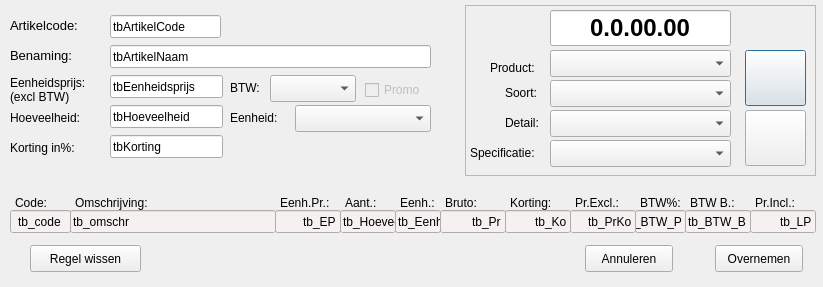
<?xml version="1.0" encoding="UTF-8"?>
<ui version="4.0">
 <class>FactuurRegel</class>
 <widget class="QDialog" name="FactuurRegel">
  <property name="geometry">
   <rect>
    <x>0</x>
    <y>0</y>
    <width>823</width>
    <height>287</height>
   </rect>
  </property>
  <property name="windowTitle">
   <string>Dialog</string>
  </property>
  <widget class="QFrame" name="frameArtikel">
   <property name="geometry">
    <rect>
     <x>465</x>
     <y>5</y>
     <width>351</width>
     <height>171</height>
    </rect>
   </property>
   <property name="frameShape">
    <enum>QFrame::StyledPanel</enum>
   </property>
   <property name="frameShadow">
    <enum>QFrame::Raised</enum>
   </property>
   <widget class="QLineEdit" name="tbArtikelnummer">
    <property name="geometry">
     <rect>
      <x>85</x>
      <y>5</y>
      <width>181</width>
      <height>36</height>
     </rect>
    </property>
    <property name="font">
     <font>
      <pointsize>18</pointsize>
      <weight>75</weight>
      <bold>true</bold>
     </font>
    </property>
    <property name="styleSheet">
     <string notr="true"/>
    </property>
    <property name="inputMask">
     <string>N.N.NN.NN</string>
    </property>
    <property name="text">
     <string>0.0.00.00</string>
    </property>
    <property name="alignment">
     <set>Qt::AlignCenter</set>
    </property>
   </widget>
   <widget class="QComboBox" name="cbxProduct">
    <property name="geometry">
     <rect>
      <x>85</x>
      <y>45</y>
      <width>181</width>
      <height>27</height>
     </rect>
    </property>
   </widget>
   <widget class="QComboBox" name="cbxSoort">
    <property name="geometry">
     <rect>
      <x>85</x>
      <y>75</y>
      <width>181</width>
      <height>27</height>
     </rect>
    </property>
   </widget>
   <widget class="QLabel" name="lbSoort">
    <property name="geometry">
     <rect>
      <x>40</x>
      <y>80</y>
      <width>61</width>
      <height>15</height>
     </rect>
    </property>
    <property name="text">
     <string>Soort:</string>
    </property>
   </widget>
   <widget class="QComboBox" name="cbxDetail">
    <property name="geometry">
     <rect>
      <x>85</x>
      <y>105</y>
      <width>181</width>
      <height>27</height>
     </rect>
    </property>
   </widget>
   <widget class="QComboBox" name="cbxSpecificatie">
    <property name="geometry">
     <rect>
      <x>85</x>
      <y>135</y>
      <width>181</width>
      <height>27</height>
     </rect>
    </property>
   </widget>
   <widget class="QLabel" name="lbDetail">
    <property name="geometry">
     <rect>
      <x>40</x>
      <y>110</y>
      <width>61</width>
      <height>15</height>
     </rect>
    </property>
    <property name="text">
     <string>Detail:</string>
    </property>
   </widget>
   <widget class="QLabel" name="lbSpecificatie">
    <property name="geometry">
     <rect>
      <x>5</x>
      <y>140</y>
      <width>81</width>
      <height>16</height>
     </rect>
    </property>
    <property name="text">
     <string>Specificatie:</string>
    </property>
   </widget>
   <widget class="QLabel" name="lbProduct">
    <property name="geometry">
     <rect>
      <x>25</x>
      <y>55</y>
      <width>61</width>
      <height>15</height>
     </rect>
    </property>
    <property name="text">
     <string>Product:</string>
    </property>
   </widget>
   <widget class="QPushButton" name="btnZoek_Art">
    <property name="geometry">
     <rect>
      <x>280</x>
      <y>45</y>
      <width>61</width>
      <height>56</height>
     </rect>
    </property>
    <property name="text">
     <string/>
    </property>
    <property name="icon">
     <iconset resource="../resource.qrc">
      <normaloff>:/icons/icons/zoom.png</normaloff>:/icons/icons/zoom.png</iconset>
    </property>
   </widget>
   <widget class="QPushButton" name="btnWis_Art">
    <property name="geometry">
     <rect>
      <x>280</x>
      <y>105</y>
      <width>61</width>
      <height>56</height>
     </rect>
    </property>
    <property name="text">
     <string/>
    </property>
    <property name="icon">
     <iconset resource="../resource.qrc">
      <normaloff>:/icons/icons/draw_eraser.png</normaloff>:/icons/icons/draw_eraser.png</iconset>
    </property>
   </widget>
  </widget>
  <widget class="QLineEdit" name="tbArtikelNaam">
   <property name="geometry">
    <rect>
     <x>110</x>
     <y>45</y>
     <width>321</width>
     <height>23</height>
    </rect>
   </property>
   <property name="text">
    <string>tbArtikelNaam</string>
   </property>
  </widget>
  <widget class="QLabel" name="lbArtikelnummer">
   <property name="geometry">
    <rect>
     <x>10</x>
     <y>45</y>
     <width>81</width>
     <height>21</height>
    </rect>
   </property>
   <property name="font">
    <font>
     <pointsize>10</pointsize>
     <weight>50</weight>
     <bold>false</bold>
    </font>
   </property>
   <property name="styleSheet">
    <string notr="true"/>
   </property>
   <property name="text">
    <string>Benaming:</string>
   </property>
  </widget>
  <widget class="QLabel" name="lbArtikelCode">
   <property name="geometry">
    <rect>
     <x>10</x>
     <y>15</y>
     <width>86</width>
     <height>21</height>
    </rect>
   </property>
   <property name="font">
    <font>
     <pointsize>10</pointsize>
     <weight>50</weight>
     <bold>false</bold>
    </font>
   </property>
   <property name="styleSheet">
    <string notr="true"/>
   </property>
   <property name="text">
    <string>Artikelcode:</string>
   </property>
  </widget>
  <widget class="QLineEdit" name="tbArtikelCode">
   <property name="geometry">
    <rect>
     <x>110</x>
     <y>15</y>
     <width>111</width>
     <height>23</height>
    </rect>
   </property>
   <property name="text">
    <string>tbArtikelCode</string>
   </property>
  </widget>
  <widget class="QLabel" name="lbEenheidsprijs">
   <property name="geometry">
    <rect>
     <x>10</x>
     <y>75</y>
     <width>96</width>
     <height>31</height>
    </rect>
   </property>
   <property name="text">
    <string>&lt;html&gt;&lt;head/&gt;&lt;body&gt;&lt;p&gt;Eenheidsprijs:&lt;br/&gt;(excl BTW)&lt;/p&gt;&lt;/body&gt;&lt;/html&gt;</string>
   </property>
  </widget>
  <widget class="QLineEdit" name="tbEenheidsprijs">
   <property name="geometry">
    <rect>
     <x>110</x>
     <y>75</y>
     <width>113</width>
     <height>23</height>
    </rect>
   </property>
   <property name="text">
    <string>tbEenheidsprijs</string>
   </property>
  </widget>
  <widget class="QLabel" name="lbBTW">
   <property name="geometry">
    <rect>
     <x>230</x>
     <y>80</y>
     <width>41</width>
     <height>16</height>
    </rect>
   </property>
   <property name="text">
    <string>BTW:</string>
   </property>
  </widget>
  <widget class="QComboBox" name="cbxBTW">
   <property name="geometry">
    <rect>
     <x>270</x>
     <y>75</y>
     <width>86</width>
     <height>27</height>
    </rect>
   </property>
  </widget>
  <widget class="QLabel" name="lbHoeveelheid">
   <property name="geometry">
    <rect>
     <x>10</x>
     <y>110</y>
     <width>96</width>
     <height>16</height>
    </rect>
   </property>
   <property name="text">
    <string>Hoeveelheid:</string>
   </property>
  </widget>
  <widget class="QLineEdit" name="tbHoeveelheid">
   <property name="geometry">
    <rect>
     <x>110</x>
     <y>105</y>
     <width>113</width>
     <height>23</height>
    </rect>
   </property>
   <property name="text">
    <string>tbHoeveelheid</string>
   </property>
  </widget>
  <widget class="QLabel" name="lbEenheid">
   <property name="geometry">
    <rect>
     <x>230</x>
     <y>110</y>
     <width>61</width>
     <height>15</height>
    </rect>
   </property>
   <property name="text">
    <string>Eenheid:</string>
   </property>
  </widget>
  <widget class="QCheckBox" name="cbPromo">
   <property name="enabled">
    <bool>false</bool>
   </property>
   <property name="geometry">
    <rect>
     <x>365</x>
     <y>80</y>
     <width>71</width>
     <height>20</height>
    </rect>
   </property>
   <property name="text">
    <string>Promo</string>
   </property>
  </widget>
  <widget class="QComboBox" name="cbxEenheid">
   <property name="geometry">
    <rect>
     <x>295</x>
     <y>105</y>
     <width>136</width>
     <height>27</height>
    </rect>
   </property>
  </widget>
  <widget class="QLabel" name="lbKorting">
   <property name="geometry">
    <rect>
     <x>10</x>
     <y>140</y>
     <width>101</width>
     <height>16</height>
    </rect>
   </property>
   <property name="text">
    <string>Korting in%:</string>
   </property>
  </widget>
  <widget class="QLineEdit" name="tbKorting">
   <property name="geometry">
    <rect>
     <x>110</x>
     <y>135</y>
     <width>113</width>
     <height>23</height>
    </rect>
   </property>
   <property name="text">
    <string>tbKorting</string>
   </property>
  </widget>
  <widget class="QLineEdit" name="tb_code">
   <property name="enabled">
    <bool>true</bool>
   </property>
   <property name="geometry">
    <rect>
     <x>10</x>
     <y>210</y>
     <width>61</width>
     <height>23</height>
    </rect>
   </property>
   <property name="font">
    <font>
     <pointsize>9</pointsize>
    </font>
   </property>
   <property name="styleSheet">
    <string notr="true">background-color: rgb(245, 241, 241);</string>
   </property>
   <property name="text">
    <string>tb_code</string>
   </property>
   <property name="cursorPosition">
    <number>0</number>
   </property>
   <property name="alignment">
    <set>Qt::AlignCenter</set>
   </property>
   <property name="readOnly">
    <bool>true</bool>
   </property>
  </widget>
  <widget class="QLineEdit" name="tb_omschr">
   <property name="enabled">
    <bool>true</bool>
   </property>
   <property name="geometry">
    <rect>
     <x>70</x>
     <y>210</y>
     <width>206</width>
     <height>23</height>
    </rect>
   </property>
   <property name="font">
    <font>
     <pointsize>9</pointsize>
    </font>
   </property>
   <property name="styleSheet">
    <string notr="true">background-color: rgb(245, 241, 241);</string>
   </property>
   <property name="text">
    <string>tb_omschr</string>
   </property>
   <property name="cursorPosition">
    <number>0</number>
   </property>
   <property name="readOnly">
    <bool>true</bool>
   </property>
  </widget>
  <widget class="QLineEdit" name="tb_EP">
   <property name="enabled">
    <bool>true</bool>
   </property>
   <property name="geometry">
    <rect>
     <x>275</x>
     <y>210</y>
     <width>66</width>
     <height>23</height>
    </rect>
   </property>
   <property name="font">
    <font>
     <pointsize>9</pointsize>
    </font>
   </property>
   <property name="styleSheet">
    <string notr="true">background-color: rgb(245, 241, 241);</string>
   </property>
   <property name="text">
    <string>tb_EP</string>
   </property>
   <property name="cursorPosition">
    <number>0</number>
   </property>
   <property name="alignment">
    <set>Qt::AlignRight|Qt::AlignTrailing|Qt::AlignVCenter</set>
   </property>
   <property name="readOnly">
    <bool>true</bool>
   </property>
  </widget>
  <widget class="QLineEdit" name="tb_Hoeveel">
   <property name="enabled">
    <bool>true</bool>
   </property>
   <property name="geometry">
    <rect>
     <x>340</x>
     <y>210</y>
     <width>56</width>
     <height>23</height>
    </rect>
   </property>
   <property name="font">
    <font>
     <pointsize>9</pointsize>
    </font>
   </property>
   <property name="styleSheet">
    <string notr="true">background-color: rgb(245, 241, 241);</string>
   </property>
   <property name="text">
    <string>tb_Hoeveel</string>
   </property>
   <property name="cursorPosition">
    <number>0</number>
   </property>
   <property name="alignment">
    <set>Qt::AlignRight|Qt::AlignTrailing|Qt::AlignVCenter</set>
   </property>
   <property name="readOnly">
    <bool>true</bool>
   </property>
  </widget>
  <widget class="QLineEdit" name="tb_Eenh">
   <property name="enabled">
    <bool>true</bool>
   </property>
   <property name="geometry">
    <rect>
     <x>395</x>
     <y>210</y>
     <width>46</width>
     <height>23</height>
    </rect>
   </property>
   <property name="font">
    <font>
     <pointsize>9</pointsize>
    </font>
   </property>
   <property name="styleSheet">
    <string notr="true">background-color: rgb(245, 241, 241);</string>
   </property>
   <property name="text">
    <string>tb_Eenh</string>
   </property>
   <property name="cursorPosition">
    <number>0</number>
   </property>
   <property name="alignment">
    <set>Qt::AlignCenter</set>
   </property>
   <property name="readOnly">
    <bool>true</bool>
   </property>
  </widget>
  <widget class="QLineEdit" name="tb_Pr">
   <property name="enabled">
    <bool>true</bool>
   </property>
   <property name="geometry">
    <rect>
     <x>440</x>
     <y>210</y>
     <width>66</width>
     <height>23</height>
    </rect>
   </property>
   <property name="font">
    <font>
     <pointsize>9</pointsize>
    </font>
   </property>
   <property name="styleSheet">
    <string notr="true">background-color: rgb(245, 241, 241);</string>
   </property>
   <property name="text">
    <string>tb_Pr</string>
   </property>
   <property name="alignment">
    <set>Qt::AlignRight|Qt::AlignTrailing|Qt::AlignVCenter</set>
   </property>
   <property name="readOnly">
    <bool>true</bool>
   </property>
  </widget>
  <widget class="QLineEdit" name="tb_Ko">
   <property name="enabled">
    <bool>true</bool>
   </property>
   <property name="geometry">
    <rect>
     <x>505</x>
     <y>210</y>
     <width>66</width>
     <height>23</height>
    </rect>
   </property>
   <property name="font">
    <font>
     <pointsize>9</pointsize>
    </font>
   </property>
   <property name="styleSheet">
    <string notr="true">background-color: rgb(245, 241, 241);</string>
   </property>
   <property name="text">
    <string>tb_Ko</string>
   </property>
   <property name="alignment">
    <set>Qt::AlignRight|Qt::AlignTrailing|Qt::AlignVCenter</set>
   </property>
   <property name="readOnly">
    <bool>true</bool>
   </property>
  </widget>
  <widget class="QLineEdit" name="tb_PrKo">
   <property name="enabled">
    <bool>true</bool>
   </property>
   <property name="geometry">
    <rect>
     <x>570</x>
     <y>210</y>
     <width>66</width>
     <height>23</height>
    </rect>
   </property>
   <property name="font">
    <font>
     <pointsize>9</pointsize>
    </font>
   </property>
   <property name="styleSheet">
    <string notr="true">background-color: rgb(245, 241, 241);</string>
   </property>
   <property name="text">
    <string>tb_PrKo</string>
   </property>
   <property name="alignment">
    <set>Qt::AlignRight|Qt::AlignTrailing|Qt::AlignVCenter</set>
   </property>
   <property name="readOnly">
    <bool>true</bool>
   </property>
  </widget>
  <widget class="QLineEdit" name="tb_BTW_P">
   <property name="enabled">
    <bool>true</bool>
   </property>
   <property name="geometry">
    <rect>
     <x>635</x>
     <y>210</y>
     <width>51</width>
     <height>23</height>
    </rect>
   </property>
   <property name="font">
    <font>
     <pointsize>9</pointsize>
    </font>
   </property>
   <property name="styleSheet">
    <string notr="true">background-color: rgb(245, 241, 241);</string>
   </property>
   <property name="text">
    <string>tb_BTW_P</string>
   </property>
   <property name="alignment">
    <set>Qt::AlignCenter</set>
   </property>
   <property name="readOnly">
    <bool>true</bool>
   </property>
  </widget>
  <widget class="QLineEdit" name="tb_BTW_B">
   <property name="enabled">
    <bool>true</bool>
   </property>
   <property name="geometry">
    <rect>
     <x>685</x>
     <y>210</y>
     <width>66</width>
     <height>23</height>
    </rect>
   </property>
   <property name="font">
    <font>
     <pointsize>9</pointsize>
    </font>
   </property>
   <property name="styleSheet">
    <string notr="true">background-color: rgb(245, 241, 241);</string>
   </property>
   <property name="text">
    <string>tb_BTW_B</string>
   </property>
   <property name="alignment">
    <set>Qt::AlignRight|Qt::AlignTrailing|Qt::AlignVCenter</set>
   </property>
   <property name="readOnly">
    <bool>true</bool>
   </property>
  </widget>
  <widget class="QLineEdit" name="tb_LP">
   <property name="enabled">
    <bool>true</bool>
   </property>
   <property name="geometry">
    <rect>
     <x>750</x>
     <y>210</y>
     <width>66</width>
     <height>23</height>
    </rect>
   </property>
   <property name="font">
    <font>
     <pointsize>9</pointsize>
    </font>
   </property>
   <property name="styleSheet">
    <string notr="true">background-color: rgb(245, 241, 241);</string>
   </property>
   <property name="text">
    <string>tb_LP</string>
   </property>
   <property name="alignment">
    <set>Qt::AlignRight|Qt::AlignTrailing|Qt::AlignVCenter</set>
   </property>
   <property name="readOnly">
    <bool>true</bool>
   </property>
  </widget>
  <widget class="QLabel" name="lb_code">
   <property name="geometry">
    <rect>
     <x>15</x>
     <y>195</y>
     <width>56</width>
     <height>16</height>
    </rect>
   </property>
   <property name="text">
    <string>Code:</string>
   </property>
  </widget>
  <widget class="QLabel" name="lb_omschr">
   <property name="geometry">
    <rect>
     <x>75</x>
     <y>195</y>
     <width>106</width>
     <height>16</height>
    </rect>
   </property>
   <property name="text">
    <string>Omschrijving:</string>
   </property>
  </widget>
  <widget class="QLabel" name="lb_EP">
   <property name="geometry">
    <rect>
     <x>280</x>
     <y>195</y>
     <width>61</width>
     <height>16</height>
    </rect>
   </property>
   <property name="text">
    <string>Eenh.Pr.:</string>
   </property>
  </widget>
  <widget class="QLabel" name="lb_Hoeveel">
   <property name="geometry">
    <rect>
     <x>345</x>
     <y>195</y>
     <width>46</width>
     <height>16</height>
    </rect>
   </property>
   <property name="text">
    <string>Aant.:</string>
   </property>
  </widget>
  <widget class="QLabel" name="lb_Eenh">
   <property name="geometry">
    <rect>
     <x>400</x>
     <y>195</y>
     <width>46</width>
     <height>16</height>
    </rect>
   </property>
   <property name="text">
    <string>Eenh.:</string>
   </property>
  </widget>
  <widget class="QLabel" name="lb_pr">
   <property name="geometry">
    <rect>
     <x>445</x>
     <y>195</y>
     <width>46</width>
     <height>16</height>
    </rect>
   </property>
   <property name="text">
    <string>Bruto:</string>
   </property>
  </widget>
  <widget class="QLabel" name="lb_Ko">
   <property name="geometry">
    <rect>
     <x>510</x>
     <y>195</y>
     <width>56</width>
     <height>16</height>
    </rect>
   </property>
   <property name="text">
    <string>Korting:</string>
   </property>
  </widget>
  <widget class="QLabel" name="lb_PrKo">
   <property name="geometry">
    <rect>
     <x>575</x>
     <y>195</y>
     <width>51</width>
     <height>16</height>
    </rect>
   </property>
   <property name="text">
    <string>Pr.Excl.:</string>
   </property>
  </widget>
  <widget class="QLabel" name="lb_BTWP">
   <property name="geometry">
    <rect>
     <x>640</x>
     <y>195</y>
     <width>51</width>
     <height>16</height>
    </rect>
   </property>
   <property name="text">
    <string>BTW%:</string>
   </property>
  </widget>
  <widget class="QLabel" name="lb_BTWB">
   <property name="geometry">
    <rect>
     <x>690</x>
     <y>195</y>
     <width>56</width>
     <height>16</height>
    </rect>
   </property>
   <property name="text">
    <string>BTW B.:</string>
   </property>
  </widget>
  <widget class="QLabel" name="lb_LP">
   <property name="geometry">
    <rect>
     <x>755</x>
     <y>195</y>
     <width>56</width>
     <height>16</height>
    </rect>
   </property>
   <property name="text">
    <string>Pr.Incl.:</string>
   </property>
  </widget>
  <widget class="QPushButton" name="btnOvernemen">
   <property name="geometry">
    <rect>
     <x>715</x>
     <y>245</y>
     <width>88</width>
     <height>27</height>
    </rect>
   </property>
   <property name="text">
    <string>Overnemen</string>
   </property>
   <property name="autoDefault">
    <bool>false</bool>
   </property>
  </widget>
  <widget class="QPushButton" name="btnAnnuleren">
   <property name="geometry">
    <rect>
     <x>585</x>
     <y>245</y>
     <width>88</width>
     <height>27</height>
    </rect>
   </property>
   <property name="text">
    <string>Annuleren</string>
   </property>
   <property name="autoDefault">
    <bool>false</bool>
   </property>
  </widget>
  <widget class="QPushButton" name="btnWissen">
   <property name="geometry">
    <rect>
     <x>30</x>
     <y>245</y>
     <width>111</width>
     <height>27</height>
    </rect>
   </property>
   <property name="statusTip">
    <string>Regel Wissen</string>
   </property>
   <property name="text">
    <string>Regel wissen</string>
   </property>
   <property name="autoDefault">
    <bool>false</bool>
   </property>
  </widget>
 </widget>
 <tabstops>
  <tabstop>tbArtikelnummer</tabstop>
  <tabstop>tbArtikelCode</tabstop>
  <tabstop>tbArtikelNaam</tabstop>
  <tabstop>tbEenheidsprijs</tabstop>
  <tabstop>tbHoeveelheid</tabstop>
  <tabstop>tbKorting</tabstop>
  <tabstop>cbxBTW</tabstop>
  <tabstop>cbxEenheid</tabstop>
  <tabstop>btnWis_Art</tabstop>
  <tabstop>cbPromo</tabstop>
  <tabstop>tb_code</tabstop>
  <tabstop>tb_omschr</tabstop>
  <tabstop>tb_EP</tabstop>
  <tabstop>tb_Hoeveel</tabstop>
  <tabstop>tb_Eenh</tabstop>
  <tabstop>tb_Pr</tabstop>
  <tabstop>tb_Ko</tabstop>
  <tabstop>tb_PrKo</tabstop>
  <tabstop>tb_BTW_P</tabstop>
  <tabstop>tb_BTW_B</tabstop>
  <tabstop>tb_LP</tabstop>
  <tabstop>btnAnnuleren</tabstop>
  <tabstop>btnOvernemen</tabstop>
  <tabstop>cbxProduct</tabstop>
  <tabstop>cbxSoort</tabstop>
  <tabstop>cbxDetail</tabstop>
  <tabstop>cbxSpecificatie</tabstop>
  <tabstop>btnZoek_Art</tabstop>
 </tabstops>
 <resources>
  <include location="../resource.qrc"/>
 </resources>
 <connections/>
</ui>
